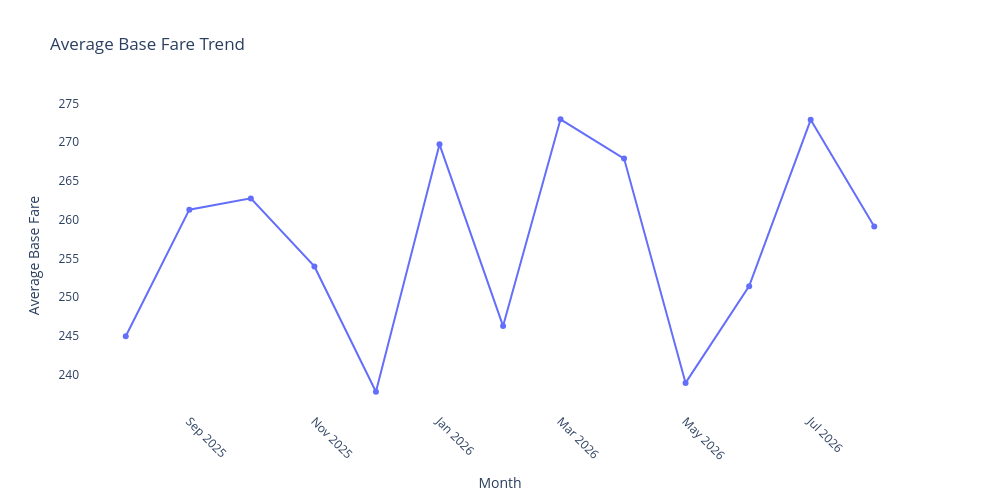

Here is the notebook cell this chart was saved with:
### Code cell
# Calculate average base fare for each month
monthly_rides = (df.groupby('Year_Month')['Base_Fare'].mean())

# Line chart
fig = px.line(
    x=monthly_rides.index.astype(str),
    y=monthly_rides.values,
    title='Average Base Fare Trend',
    labels={
        'x': 'Month',
        'y': 'Average Base Fare'
    },
    markers=True
)

fig.update_layout(
    width=1000,
    height=500,
    plot_bgcolor='white',
    xaxis_tickangle=45
)

fig.show()

### Figure 1 — Plotly figure (JSON) as saved in the notebook; plotly's stock layout.template omitted (floating-point values rounded to 4 significant figures)
{"data": [{"hovertemplate": "Month=%{x}<br>Average Base Fare=%{y}<extra></extra>", "legendgroup": "", "line": {"color": "#636efa", "dash": "solid"}, "marker": {"symbol": "circle"}, "mode": "lines+markers", "name": "", "orientation": "v", "showlegend": false, "type": "scatter", "x": ["2025-08", "2025-09", "2025-10", "2025-11", "2025-12", "2026-01", "2026-02", "2026-03", "2026-04", "2026-05", "2026-06", "2026-07", "2026-08"], "xaxis": "x", "y": [244.9, 261.3, 262.7, 253.9, 237.8, 269.7, 246.3, 272.9, 267.9, 238.9, 251.4, 272.9, 259.1], "yaxis": "y"}], "layout": {"height": 500, "legend": {"tracegroupgap": 0}, "plot_bgcolor": "white", "title": {"text": "Average Base Fare Trend"}, "width": 1000, "xaxis": {"anchor": "y", "domain": [0, 1], "tickangle": 45, "title": {"text": "Month"}}, "yaxis": {"anchor": "x", "domain": [0, 1], "title": {"text": "Average Base Fare"}}}}
